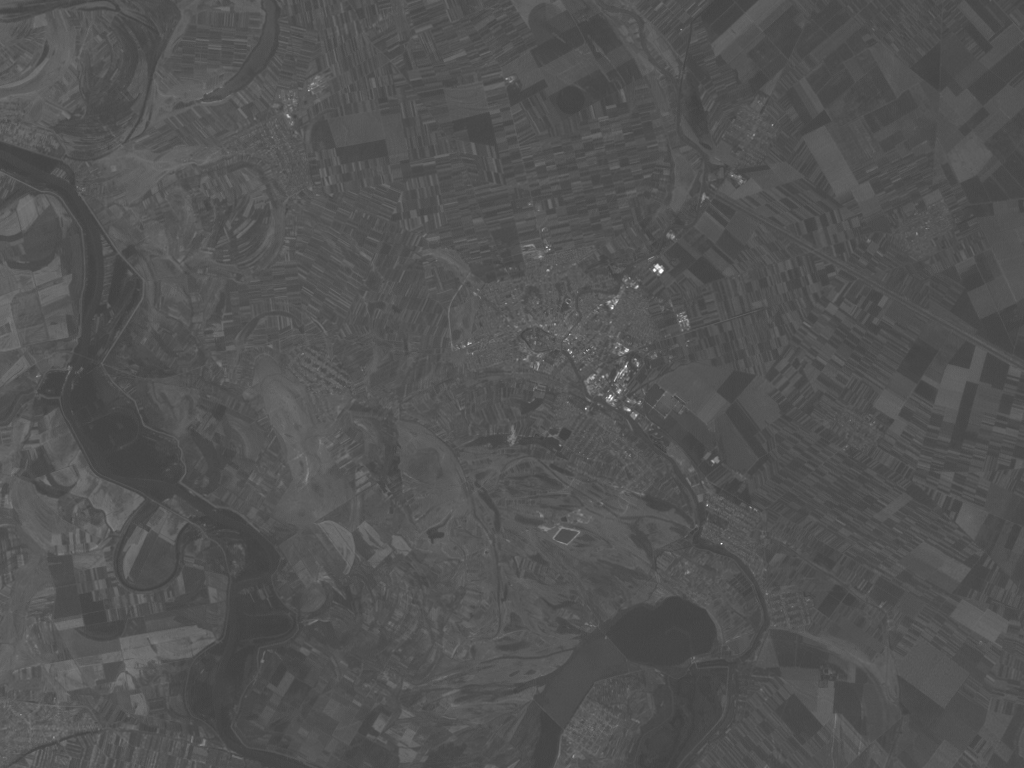
%> input picture ACP/i1.tif, 1024 x 768 px; the run also reads 2 pictures not shown here
$ octave tempEx4.m   (GNU Octave 9; MATLAB toolbox functions it lacks are replaced by stand-ins)
%> lines starting %> are read from the running program, lines starting %| are printed output that depends on the picture
clear variables
close all

% fichiers images
tab_images={'i1.tif','i2.tif','i3.tif','i4.tif','i5.tif','i6.tif'};
m=length(tab_images);

% taille des image
tmp=imread(char(tab_images(1)));
%> tmp is the input picture: size 768x1024 uint8; min 63, max 255, mean 82.9
[H,W]=size(tmp);
%> H = 768; W = 1024

% matrice de m images
I=zeros(H,W,m);

% affichage des images satellitaires
for k=1:m
    I(:,:,k)=im2double(imread(char(tab_images(k))));
    subplot(2,3,k);
    imshow(I(:,:,k));
end

% matrice des donn?es
% r?-arrangement dans une matrice de n=H*W lignes et 6 colonnes
n=H*W;
%> n = 786432

im1=imread(char(tab_images(1)));
im2=imread(char(tab_images(2)));
im3=imread(char(tab_images(3)));
im4=imread(char(tab_images(4)));
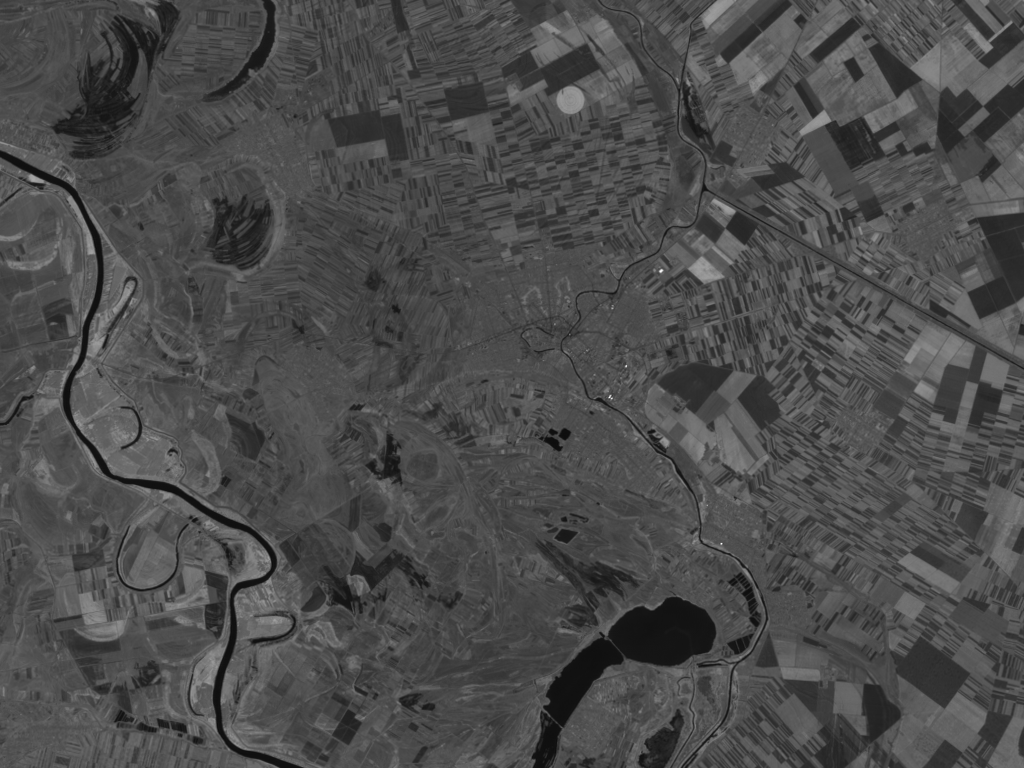
%> input picture ACP/i4.tif, 1024 x 768 px
%> im4 is the input picture: size 768x1024 uint8; min 12, max 253, mean 75.8
im5=imread(char(tab_images(5)));
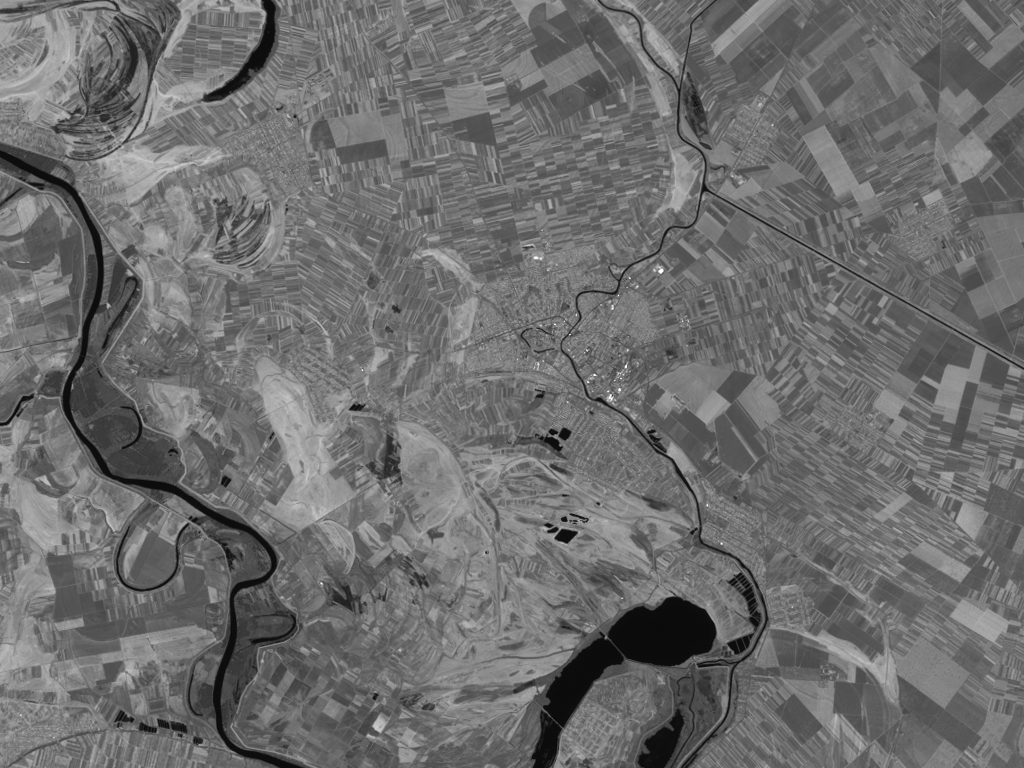
%> input picture ACP/i5.tif, 1024 x 768 px
%> im5 is the input picture: size 768x1024 uint8; min 4, max 255, mean 109.3
im6=imread(char(tab_images(6)));
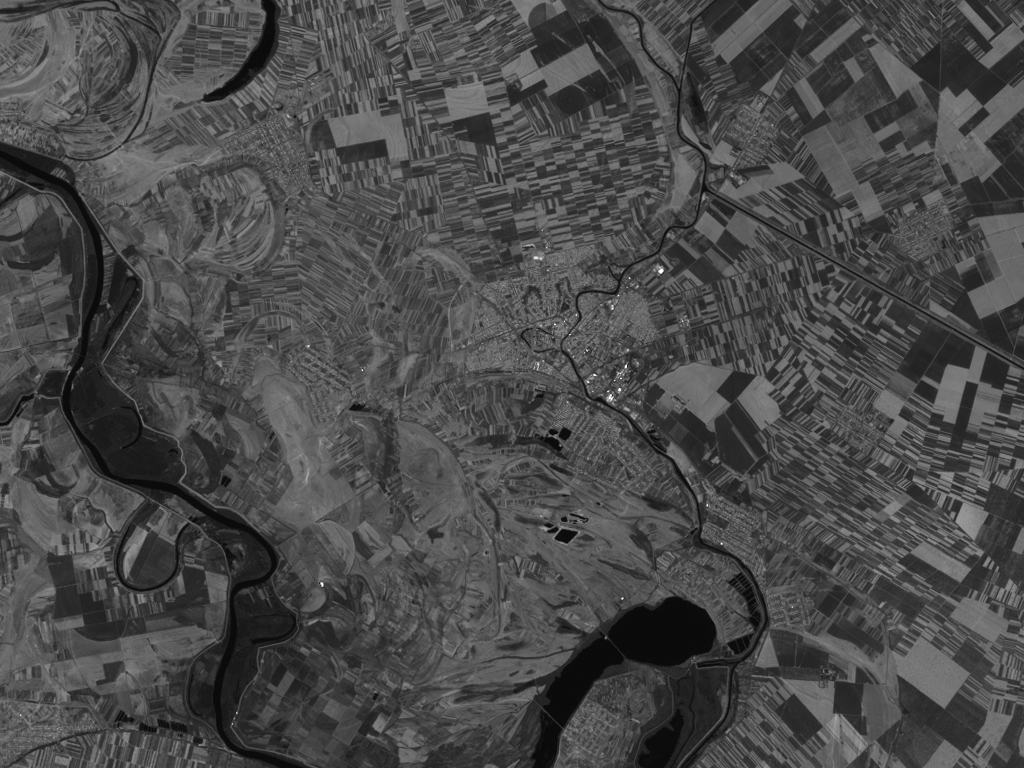
%> input picture ACP/i6.tif, 1024 x 768 px
%> im6 is the input picture: size 768x1024 uint8; min 4, max 255, mean 73.5
im1=im1(:);
im2=im2(:);
im3=im3(:);
im4=im4(:);
im5=im5(:);
im6=im6(:);
%%%Matrice des données%%%
Y = [im1,im2,im3,im4,im5,im6];

%matrice des données centrées
X=double(Y)-ones(n,1)*mean(Y);

%matrice de covariance
M=1/n * X' * X;
%> M = [69.46 78.02 146.2 -37.92 182.1 175.1; 78.02 98.53 170.8 -7.6 218.1 187.9; 146.2 170.8 333.6 -90.49 434.7 409.4; -37.92 -7.6 -90.49 393.2 11.99 -173.8; 182.1 218.1 434.7 11.99 805.8 661.5; 175.1 187.9 409.4 -173.8 661.5 688.4]

%diagonalisation matrice
[V,D]=eig(M);
%> V = [0.171 0.0244 0.351 -0.118 0.678 -0.611; 0.195 -0.0609 0.495 -0.0937 -0.716 -0.439; 0.399 0.0538 0.637 0.0248 0.149 0.64; -0.0989 -0.922 0.0395 -0.354 0.0649 0.0984; 0.638 -0.333 -0.279 0.625 -0.00114 -0.116; 0.597 0.18 -0.383 -0.679 -0.0486 0.0317]; D = [1809.9 0 0 0 0 0; 0 437.3 0 0 0 0; 0 0 104.6 0 0 0; 0 0 0 30.4 0 0; 0 0 0 0 2.79 0; 0 0 0 0 0 4.09]
[lambda,indices] = sort(diag(D),'descend');
%> lambda = [1809.9; 437.3; 104.6; 30.4; 4.09; 2.79]; indices = [1; 2; 3; 4; 6; 5]
P = V(:,indices);
%> P = [0.171 0.0244 0.351 -0.118 -0.611 0.678; 0.195 -0.0609 0.495 -0.0937 -0.439 -0.716; 0.399 0.0538 0.637 0.0248 0.64 0.149; -0.0989 -0.922 0.0395 -0.354 0.0984 0.0649; 0.638 -0.333 -0.279 0.625 -0.116 -0.00114; 0.597 0.18 -0.383 -0.679 0.0317 -0.0486]

figure()
plot(abs(lambda))
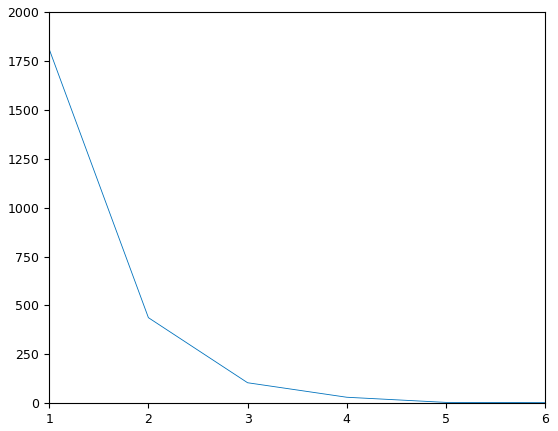
%> figure redrawn from the program's plot data

%taux d'inertie
taux=zeros(1,m);
for i=1:m
    taux(i)=100*lambda(i)/sum(lambda);
end
%> after the loop, taux = [75.76 18.3 4.38 1.27 0.171 0.117]

%% Matrice des composantes principales

Xstar=X*P;

figure()

hold on
plot(Xstar(:,1),Xstar(:,2),'r*');
xlabel(['e1 (',num2str(taux(1)),'%)'])
ylabel(['e2 (',num2str(taux(2)),'%)'])
plot([0 0],[-200 200],'k')
plot([-200 400],[0 0],'k')
title('Analyse en composantes principales selon e1 et e2')
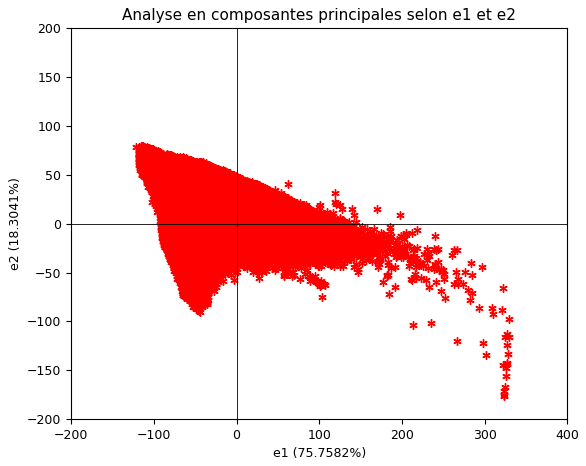
%> figure redrawn from the program's plot data
hold off

%% Irec

Irec = Xstar(:,1);
Irec = reshape(Irec,[H,W]);
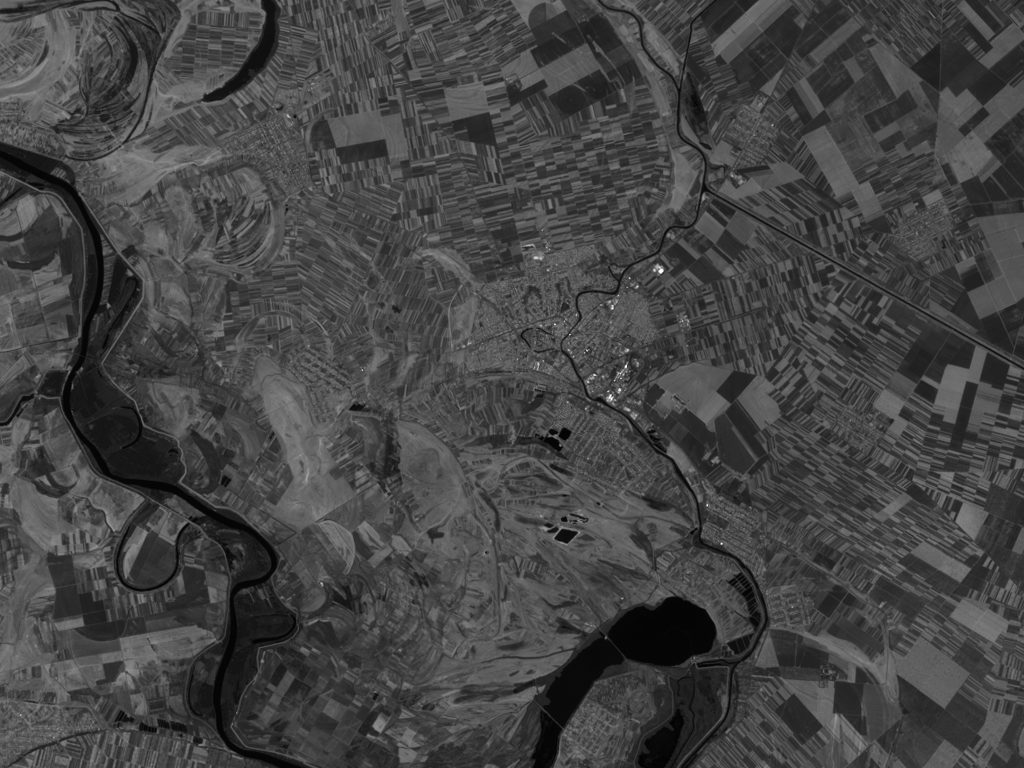
%> Irec: size 768x1024 double; min -121.9, max 330, mean 0; drawn with min black and max white
figure()
imshow(Irec,[]);
